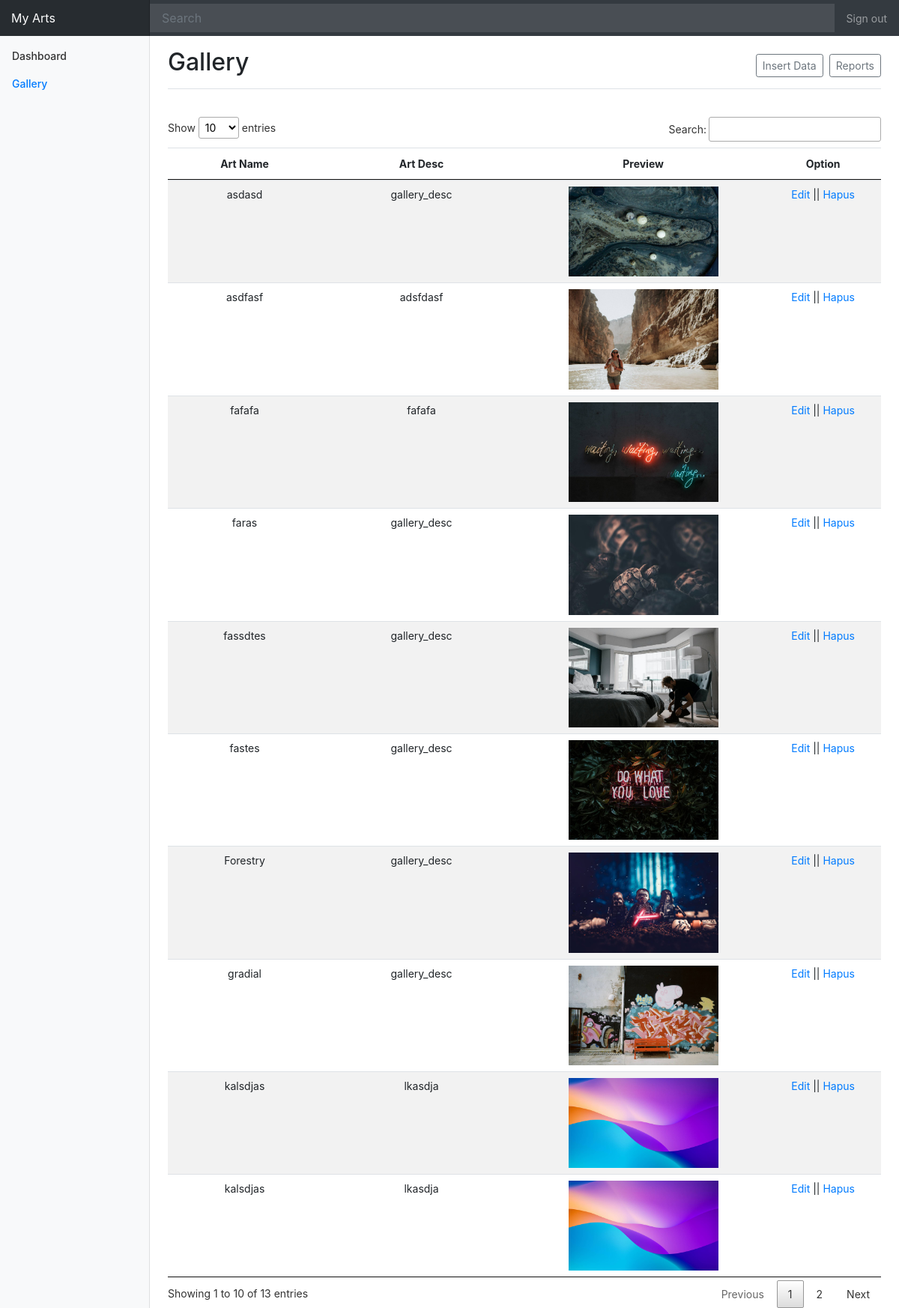
/gallery.php (signed in), run on the app's committed database.
### tables this page shows
CREATE TABLE `gallery` (
  `gallery_id` int(11) NOT NULL,
  `gallery_image` varchar(255) DEFAULT NULL,
  `gallery_name` varchar(50) DEFAULT NULL,
  `gallery_desc` varchar(255) DEFAULT NULL,
  `types_id` int(11) DEFAULT NULL,
  `artist_id` int(11) DEFAULT NULL
);

### gallery.php (the view, shortened to what this page needs)
<!DOCTYPE html>
<html lang="en">
<head>
    <link rel="stylesheet" href="assets/css/bootstrap.min.css">
    <link rel="stylesheet" href="assets/datatable/datatables.min.css">
    <link rel="stylesheet" href="assets/css/style.css">
</head>
<?php
$a = $_SERVER['REQUEST_URI'];
$c = '';
if ($a == '/tubes/dashboard.php') {
    $b = 'active';
    $f = $c = $d = $e = '';
} elseif (strpos($a, 'gallery')) {
    $c = 'active';
}
?>
<body>
    <nav class="navbar navbar-dark sticky-top bg-dark flex-md-nowrap p-0">
        <a class="navbar-brand col-sm-3 col-md-2 mr-0" href="#">My Arts</a>
        <input class="form-control form-control-dark w-100" type="text" placeholder="Search" aria-label="Search">
        <ul class="navbar-nav px-3">
            <li class="nav-item text-nowrap">
                <a class="nav-link" href="logout.php">Sign out</a>
            </li>
        </ul>
    </nav>
    <div class="container-fluid">
        <div class="row">
            <nav class="col-md-2 d-none d-md-block bg-light sidebar">
                <div class="sidebar-sticky">
                    <ul class="nav flex-column">
                        <li class="nav-item">
                            <a class="nav-link" href="dashboard.php">
                                Dashboard
                            </a>
                        </li>
                        <li class="nav-item">
                            <a class="nav-link  <?= $c ?>" href="gallery.php">
                                Gallery
                            </a>
                        </li>
                    </ul>
                </div>
            </nav>
            <main role="main" class="col-md-9 ml-sm-auto col-lg-10 pt-3 px-4">
                <div class="d-flex justify-content-between flex-wrap flex-md-nowrap align-items-center pb-2 mb-3 border-bottom">
                    <h1 class="h2">Gallery</h1>
                    <div class="btn-toolbar mb-2 mb-md-0">
                        <div class="btn-group mr-2">
                            <a href="gallery_insert.php" type="button" class="btn btn-sm btn-outline-secondary">Insert Data</a>
                        </div>
                        <button class="btn btn-sm btn-outline-secondary">
                            Reports
                        </button>
                    </div>
                </div>
                <div class="mt-2 table-responsive">
                    <table id="test" class="table table-striped table-sm">
                        <thead>
                            <tr>
                                <th>Art Name</th>
                                <th>Art Desc</th>
                                <th>Preview</th>
                                <th>Option</th>
                            </tr>
                        </thead>
                        <tbody>
                            <?php
                            include "conn.php";
                            $SQL = "SELECT * FROM gallery";
                            $result = mysqli_query($koneksi, $SQL);
                            foreach ($result as $row) {
                                echo ("<tr>");
                                echo ("<td>" . $row['gallery_name'] . "</td>");
                                echo ("<td>" . $row['gallery_desc'] . "</td>");
                                echo ('<td><img src="assets/images/' . $row['gallery_image'] . '" alt=""></td>');
                                echo ('<td>');
                                echo ('<a href="gallery_update.php?id=' . $row["gallery_id"] . '"> Edit </a> ||');
                                echo ('<a href="gallery_delete.php?id=' . $row["gallery_id"] . '"> Hapus </a> ');
                                echo ('</td>');
                                echo ("</tr>");
                            }
                            ?>
                        </tbody>
                    </table>
                </div>
            </main>
        </div>
    </div>
</body>
</html>

### assets/css/style.css (style rules this page uses)
body { font-size: .875rem; }
.sidebar { position: fixed; top: 0; bottom: 0; left: 0; z-index: 100; padding: 0; box-shadow: inset -1px 0 0 rgba(0, 0, 0, .1); }
.sidebar-sticky { position: -webkit-sticky; position: sticky; top: 48px; height: calc(100vh - 48px); padding-top: .5rem; overflow-x: hidden; overflow-y: auto; }
.sidebar .nav-link { font-weight: 500; color: #333; }
.sidebar .nav-link.active { color: #007bff; }
.navbar-brand { padding-top: .75rem; padding-bottom: .75rem; font-size: 1rem; background-color: rgba(0, 0, 0, .25); box-shadow: inset -1px 0 0 rgba(0, 0, 0, .25); }
.navbar .form-control { padding: .75rem 1rem; border-width: 0; border-radius: 0; }
.form-control-dark { color: #fff; background-color: rgba(255, 255, 255, .1); border-color: rgba(255, 255, 255, .1); }
.border-bottom { border-bottom: 1px solid #e5e5e5; }

### gallery.php (style rules this page uses)
img { width: 200px; }
td, th { vertical-align: middle; text-align: center; }

### data on the page
gallery: gallery_name "Forestry", gallery_desc "gallery_desc", gallery_image (picture)
gallery: gallery_name "gradial", gallery_desc "gallery_desc", gallery_image (picture)
gallery: gallery_name "fastes", gallery_desc "gallery_desc", gallery_image (picture)
gallery: gallery_name "faras", gallery_desc "gallery_desc", gallery_image (picture)
gallery: gallery_name "fassdtes", gallery_desc "gallery_desc", gallery_image (picture)
gallery: gallery_name "asdfasf", gallery_desc "adsfdasf", gallery_image (picture)
gallery: gallery_name "asdasd", gallery_desc "gallery_desc", gallery_image (picture)
gallery: gallery_name "fafafa", gallery_desc "fafafa", gallery_image (picture)
gallery: gallery_name "kalsdjas", gallery_desc "lkasdja", gallery_image (picture)
gallery: gallery_name "kalsdjas", gallery_desc "lkasdja", gallery_image (picture)
